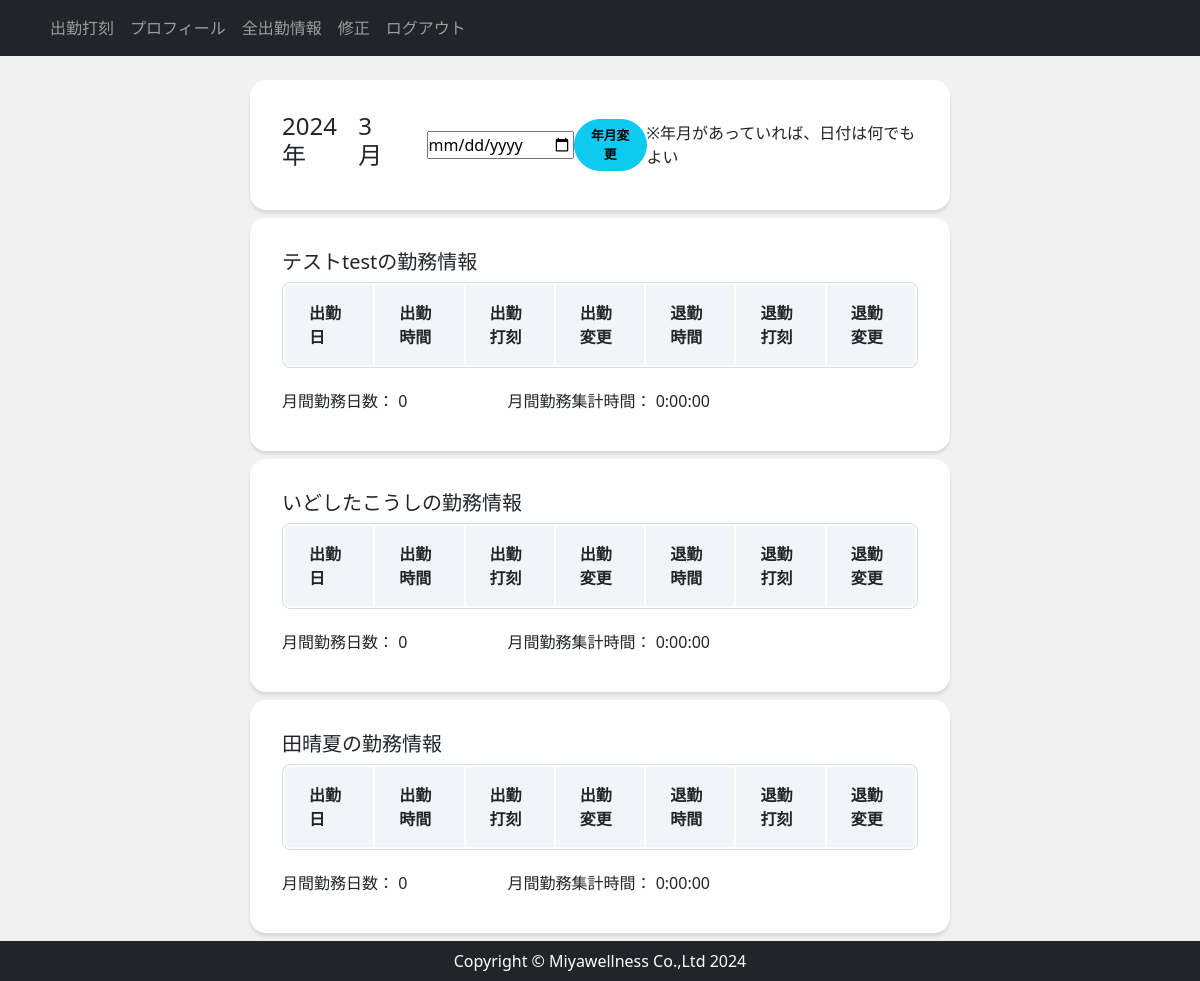
Before: /correction/ (signed in) with the older database file.
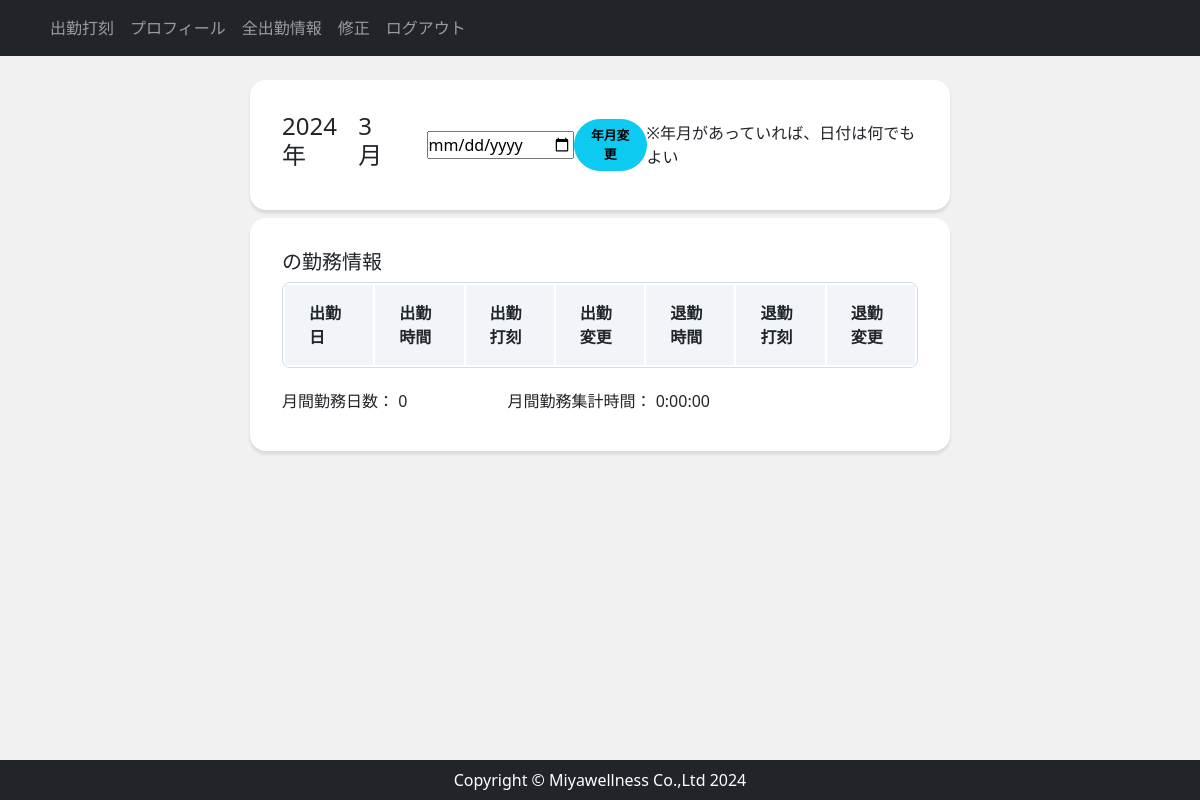
After: the same page with the newer database file.
### accounts/models.py (models this page shows, shortened)
class CustomUser(AbstractBaseUser, PermissionsMixin):
    email = models.EmailField("メールアドレス", unique=True)
    first_name = models.CharField("姓", max_length=150,)
    last_name = models.CharField("名", max_length=150,)
    department = models.CharField("所属", max_length=30, blank=True)
    created = models.DateTimeField("入会日", default=timezone.now, editable=False, blank=True)
    is_staff = models.BooleanField(
        ("staff status"),
        default=False,
        help_text=("Designates whether the user can log into this admin site."),
    )
    is_active = models.BooleanField(
        ("active"),
        default=True,
        help_text=(
            "Designates whether this user should be treated as active. "
            "Unselect this instead of deleting accounts."
        ),
    )
    objects = UserManager()
    EMAIL_FIELD = "email"
    USERNAME_FIELD = "email"
    REQUIRED_FIELDS = []
    class Meta:
        verbose_name = ("user")
        verbose_name_plural = ("users")

### app/views.py (the view, shortened to what this page needs)
# urls.py: path('correction/', views.CorrectionView.as_view(), name='correction'),
class CorrectionView(LoginRequiredMixin, View):
    def get(self, request, *args, **kwargs):
        users = get_user_model().objects.all()
        user_attendance = {}
        total_work_times = {}
        work_time_counts = {}
        current_datetime = timezone.now().date()
        year = current_datetime.year
        month = current_datetime.month
        form = DaysForm()
        forms = StartForm()
        forme = EndForm()
        for user in users:
            user_attendance[user] = AttendanceModels.objects.filter(user=user)
            total_work_times[user], work_time_counts[user] = self.calculate_total_work_time(user_attendance[user], year, month)
        return render(request, 'app/correction.html', {
            'form': form,
            'forms': forms,
            'forme': forme,
            'user_attendance': user_attendance,
            'year': year,
            'month': month,
            'total_work_times': total_work_times,
            'work_time_counts': work_time_counts,
        })
    def calculate_total_work_time(self, attendance_qs, target_year, target_month):
            total_work_time_user = timedelta()
            work_time_count_user = 0
            for attendance in attendance_qs.filter(
                days__year=target_year, days__month=target_month
            ):
                if attendance.start and attendance.end:  # Check for None
                    total_work_time_user += attendance.end - attendance.start
                    work_time_count_user += 1
            return total_work_time_user, work_time_count_user

### app/forms.py
class DaysForm(forms.ModelForm):
    class Meta:
        model = AttendanceModels
        fields = ['days']
    def __init__(self, *args, **kwargs):
        super(DaysForm, self).__init__(*args, **kwargs)
        self.fields['days'].widget = forms.DateInput(attrs={'type': 'date'}, format='%Y-%m-%d')
        self.fields['days'].widget.attrs['placeholder'] = 'YYYY-MM-DD'

class StartForm(forms.ModelForm):
    class Meta:
        model = AttendanceModels
        fields = ['start','days']
        widgets = {
            'start': forms.TimeInput(attrs={'type': 'time'}),
        }

### app/templates/app/correction.html (shortened to what this page needs)
{% extends "app/base.html" %}
{% load widget_tweaks %}
{% block content %}
<br>
<div class="card card-profile mx-auto">
  <div class="card-body">
    <table>
      <tr>
        <td><h4>{{ year }}年</h4></td>
        <td><h4>{{ month }}月</h4></td>
        <td>&emsp;&emsp;</td>
        <td type="date">
          <form method="post" action="/allstatus/">
            {{ form.days }}
          </form>
        </td>
        <td>
          <button class="btn btn-info" type="submit">年月変更</button>
        </td>
        <td>※年月があっていれば、日付は何でもよい</td>
      </tr>
    </table>
  </div>
</div>
{% for user, attendance_qs in user_attendance.items %}
  <div class="card card-profile my-2 mx-auto">
    <div class="card-body">
      <h5>{{ user.first_name }}{{ user.last_name }}の勤務情報</h5>
      <table class="profile_table mb-4">
        <tbody>
          <tr>
            <th class="header">出勤日</th>
            <th class="header">出勤時間</th>
            <th class="header">出勤打刻</th>
            <th class="header">出勤変更</th>
            <th class="header">退勤時間</th>
            <th class="header">退勤打刻</th>
            <th class="header">退勤変更</th>
          </tr>
        </tbody>
      </table>
      <h6>月間勤務日数：{% for i,u in work_time_counts.items %}
        {% if user == i %}
          {{ u }}
        {% endif %}
      {% endfor %}
      &emsp;&emsp;&emsp;&emsp;&emsp;&emsp;月間勤務集計時間：{% for i,u in total_work_times.items %}
        {% if user == i %}
          {{ u }}
        {% endif %}
      {% endfor %}</h6>
    </div>
  </div>
{% endfor %}
{% endblock %}

Changed rows visible on the page:
removed CustomUser: first_name "テスト", last_name "test", u "0", u "0:00:00"
removed CustomUser: first_name "いどした", last_name "こうし", u "0", u "0:00:00"
removed CustomUser: first_name "田", last_name "晴夏", u "0", u "0:00:00"
added CustomUser: u "0", u "0:00:00"
